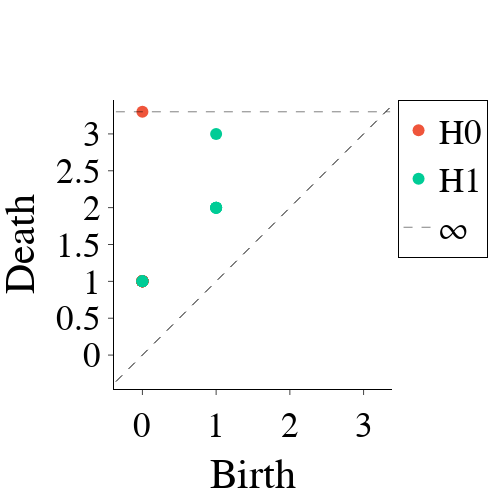

Notebook code cell kept with this figure:
### Code cell
'''plot = flagser_persistence.plot(flagser3)
plot.update_layout(
    # title=rf"$h_{{1}} = {h:.2f}$",
    font_size=35,
    title_x=0.5,
    font_color="black",
    font_family='Times New Roman',
    legend_bordercolor='#000000',
    legend_borderwidth=1,
    #xaxis=dict(showticklabels=False),
    #yaxis=dict(showticklabels=False)
    # legend=dict(title_font_family="Times New Roman", font=dict(size=35))
)
plot.update_traces(
    marker=dict(size=12)
    # name = r'$H_{0}$'
)
# plot.write_image(f"Flag3_Persistence.png")
plot.show()'''

### Figure 1 — Plotly figure (JSON) as saved in the notebook; plotly's stock layout.template omitted (floating-point values rounded to 4 significant figures)
{"data": [{"hoverinfo": "none", "line": {"color": "black", "dash": "dash", "width": 1}, "marker": {"size": 12}, "mode": "lines", "showlegend": false, "type": "scatter", "x": [-0.36, 3.36], "y": [-0.36, 3.36]}, {"hoverinfo": "text", "hovertext": ["(0.0, 1.0), multiplicity: 38", "(0.0, 1.0), multiplicity: 38", "(0.0, 1.0), multiplicity: 38", "(0.0, 1.0), multiplicity: 38", "(0.0, 1.0), multiplicity: 38", "(0.0, 1.0), multiplicity: 38", "(0.0, 1.0), multiplicity: 38", "(0.0, 1.0), multiplicity: 38", "(0.0, 1.0), multiplicity: 38", "(0.0, 1.0), multiplicity: 38", "(0.0, 1.0), multiplicity: 38", "(0.0, 1.0), multiplicity: 38", "(0.0, 1.0), multiplicity: 38", "(0.0, 1.0), multiplicity: 38", "(0.0, 1.0), multiplicity: 38", "(0.0, 1.0), multiplicity: 38", "(0.0, 1.0), multiplicity: 38", "(0.0, 1.0), multiplicity: 38", "(0.0, 1.0), multiplicity: 38", "(0.0, 1.0), multiplicity: 38", "(0.0, 1.0), multiplicity: 38", "(0.0, 1.0), multiplicity: 38", "(0.0, 1.0), multiplicity: 38", "(0.0, 1.0), multiplicity: 38", "(0.0, 1.0), multiplicity: 38", "(0.0, 1.0), multiplicity: 38", "(0.0, 1.0), multiplicity: 38", "(0.0, 1.0), multiplicity: 38", "(0.0, 1.0), multiplicity: 38", "(0.0, 1.0), multiplicity: 38", "(0.0, 1.0), multiplicity: 38", "(0.0, 1.0), multiplicity: 38", "(0.0, 1.0), multiplicity: 38", "(0.0, 1.0), multiplicity: 38", "(0.0, 1.0), multiplicity: 38", "(0.0, 1.0), multiplicity: 38", "(0.0, 1.0), multiplicity: 38", "(0.0, 1.0), multiplicity: 38", "(0.0, inf)"], "marker": {"size": 12}, "mode": "markers", "name": "H0", "type": "scatter", "x": [0, 0, 0, 0, 0, 0, 0, 0, 0, 0, 0, 0, 0, 0, 0, 0, 0, 0, 0, 0, 0, 0, 0, 0, 0, 0, 0, 0, 0, 0, 0, 0, 0, 0, 0, 0, 0, 0, 0], "y": [1, 1, 1, 1, 1, 1, 1, 1, 1, 1, 1, 1, 1, 1, 1, 1, 1, 1, 1, 1, 1, 1, 1, 1, 1, 1, 1, 1, 1, 1, 1, 1, 1, 1, 1, 1, 1, 1, 3.3]}, {"hoverinfo": "text", "hovertext": ["(1.0, 2.0), multiplicity: 4", "(1.0, 2.0), multiplicity: 4", "(1.0, 2.0), multiplicity: 4", "(1.0, 3.0)", "(1.0, 2.0), multiplicity: 4", "(0.0, 1.0), multiplicity: 3", "(0.0, 1.0), multiplicity: 3", "(0.0, 1.0), multiplicity: 3"], "marker": {"size": 12}, "mode": "markers", "name": "H1", "type": "scatter", "x": [1, 1, 1, 1, 1, 0, 0, 0], "y": [2, 2, 2, 3, 2, 1, 1, 1]}, {"hoverinfo": "none", "line": {"color": "black", "dash": "dash", "width": 0.5}, "marker": {"size": 12}, "mode": "lines", "name": "∞", "showlegend": true, "type": "scatter", "x": [-0.36, 3.36], "y": [3.3, 3.3]}], "layout": {"font": {"color": "black", "family": "Times New Roman", "size": 35}, "height": 500, "legend": {"bordercolor": "#000000", "borderwidth": 1}, "plot_bgcolor": "white", "title": {"x": 0.5}, "width": 500, "xaxis": {"autorange": false, "exponentformat": "e", "linecolor": "black", "linewidth": 1, "mirror": false, "range": [-0.36, 3.36], "showexponent": "all", "showline": true, "side": "bottom", "ticks": "outside", "title": {"text": "Birth"}, "type": "linear", "zeroline": true}, "yaxis": {"autorange": false, "exponentformat": "e", "linecolor": "black", "linewidth": 1, "mirror": false, "range": [-0.36, 3.36], "scaleanchor": "x", "scaleratio": 1, "showexponent": "all", "showline": true, "side": "left", "ticks": "outside", "title": {"text": "Death"}, "type": "linear", "zeroline": true}}}
